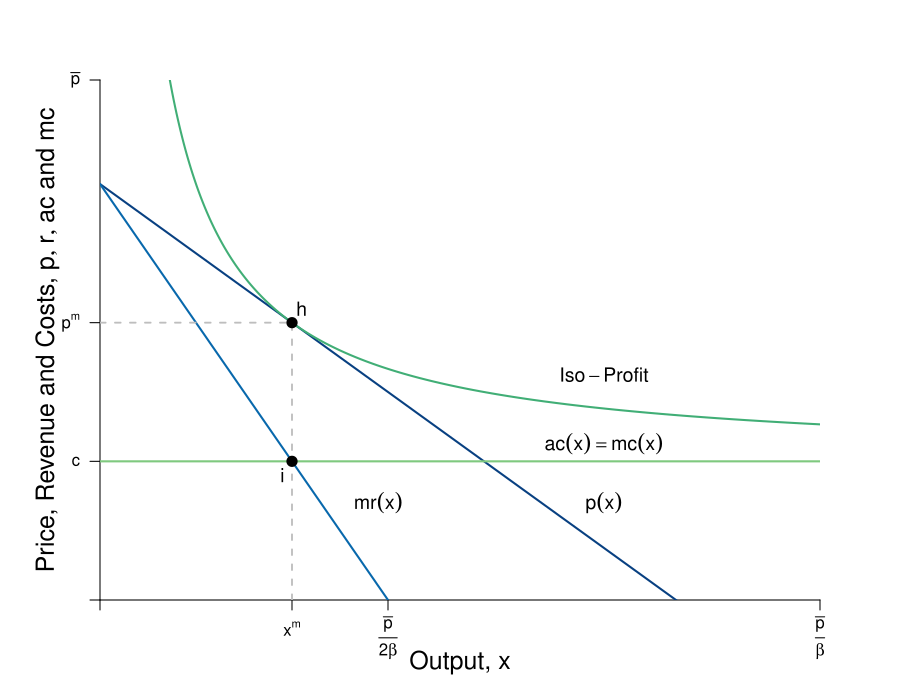

Source code (R):
#Graph Designer: Simon Halliday + Scott Cohn
#Authors: Bowles and Halliday
#Title: Coordination, Conflict and Competition: A Text in Microeconomics

require(shape)
pdf(file = "firmmarketsupply/isoprofit_monopoly.pdf", width = 9, height = 7)

#Set parameters for graphics
axislabelsize <- 1.5
labelsize <- 1.2
graphlinewidth <- 2
segmentlinewidth <- 1.8

COL <- c("#7fc97f", "#beaed4", "#fdc086", "#ffff99", "#386cb0", "#f0027f", "#bf5b17", "#666666")
COLA <- c("#e0f3db", "#99d8c9","#66c2a4","#41ae76", "#238b45", "#005824")
COLB <- c("#c6dbef", "#4eb3d3", "#2b8cbe", "#0868ac","#084081")

#Edited the margins to cater for the larger LHS labels
par(mar =  c(5, 5, 4, 4))

AvgRevenue <- function(x, rmax = 12, xmax = 12){
  rmax - (rmax/xmax)*x
}

MRevenue <- function(x, rmax = 12, xmax = 12){
  rmax - 2*(rmax/xmax)*x
}

AvgCost <- function(x, c0 = 2, c1 = 4){
  c0/x + c1
}

# From CORE
IsoProf <- function(x, k = 0, c0 = 2, c1 = 4){
  AvgCost(x) + k/x
}

xlims <- c(0, 15)
ylims <- c(0, 15)

npts <- 501 
x <- seq(xlims[1], xlims[2], length.out = npts)
y <- seq(ylims[1], ylims[2], length.out = npts) 
a <- c(13, 16.75, 19.25)

plot(0, 0, xlim = xlims, ylim = ylims, type = "n",
     xlab = expression(paste("")),
     ylab = expression(paste("")), 
     xaxt = "n", 
     yaxt = "n", 
     cex.lab = axislabelsize, 
     bty = "n",
     xaxs="i", 
     yaxs="i")

# ticksy <- seq(from = ylims[1], to = ylims[2], by = 1)
# ylabels <- seq(from = ylims[1], to = ylims[2], by = 1)
# ticksx <- seq(from = xlims[1], to = xlims[2], by = 1)
# xlabels <- seq(from = xlims[1], to = xlims[2], by = 1)
ticksy <- c(0, 4, AvgRevenue(x = 4), ylims[2])
ylabels <- c(NA, expression(paste(c)), expression(paste(p^{m})), expression(paste(bar(p))))
ticksx <- c(0, 4, 6, xlims[2])
xlabels <- c(NA, expression(paste(x^{m})), expression(paste(frac(bar(p),2*beta))), expression(paste(frac(bar(p),beta))))

axis(1, at = ticksx, pos = 0, labels = FALSE)
text(x = c(0, 4, 6, xlims[2]), par("usr")[3] - 0.4, labels = xlabels, srt = 0, pos = 1, xpd = TRUE)
axis(2, at = ticksy, pos = 0, labels = ylabels, las = 1)

npts <- 500 
xx1 <- seq(xlims[1], xlims[2], length.out = npts)
xx3 <- seq(2, 6, length.out = npts)

lines(xx1, AvgRevenue(xx1, rmax = 12, xmax = 12), col = COLB[5], lwd = graphlinewidth)
lines(xx1, MRevenue(xx1, rmax = 12, xmax = 12), col = COLB[4], lwd = graphlinewidth)
lines(xx1, IsoProf(xx1, k = 14), col = COLA[4], lwd = graphlinewidth)


#Label the axes
text(0.5*(xlims[2]), -1.8, expression(paste("Output, ", x)), xpd = TRUE, cex = axislabelsize) 
#mtext(expression(paste("Quantity of output, ", x)), side=1, line = 2.5, cex = axislabelsize)
text(-1.1, 0.5*ylims[2], expression(paste("Price, Revenue and Costs, ", list(p, r, ac), " and ", mc)), xpd = TRUE, cex = axislabelsize, srt = 90) 

#Label curves
text(10.5, 6.5, expression(paste(Iso-Profit)), cex = labelsize)
text(10.5, 4.5, expression(paste(ac(x) == mc(x))), cex = labelsize)
text(10.5, 2.8, expression(paste(p(x))), cex = labelsize)
text(5.8, 2.8, expression(paste(mr(x))), cex = labelsize)


#Draw segments for total costs
segments(0, AvgRevenue(x = 4), 4, AvgRevenue(x = 4), lty = 2, col = "gray" , lwd = segmentlinewidth)
segments(4, 0, 4, AvgRevenue(x = 4), lty = 2, col = "gray" , lwd = segmentlinewidth)
segments(0, 4, xlims[2], 4, lty = 1, col = COL[1] , lwd = graphlinewidth)

#Label Points for comparison
points(4, MRevenue(x = 4), pch = 16, col = "black", cex = 1.5)
text(3.8, MRevenue(x = 4) - 0.4, expression(i), cex = labelsize)


points(4, AvgRevenue(x = 4), pch = 16, col = "black", cex = 1.5)
text(4.2, AvgRevenue(x = 4) + 0.4, expression(h), cex = labelsize)




dev.off()
